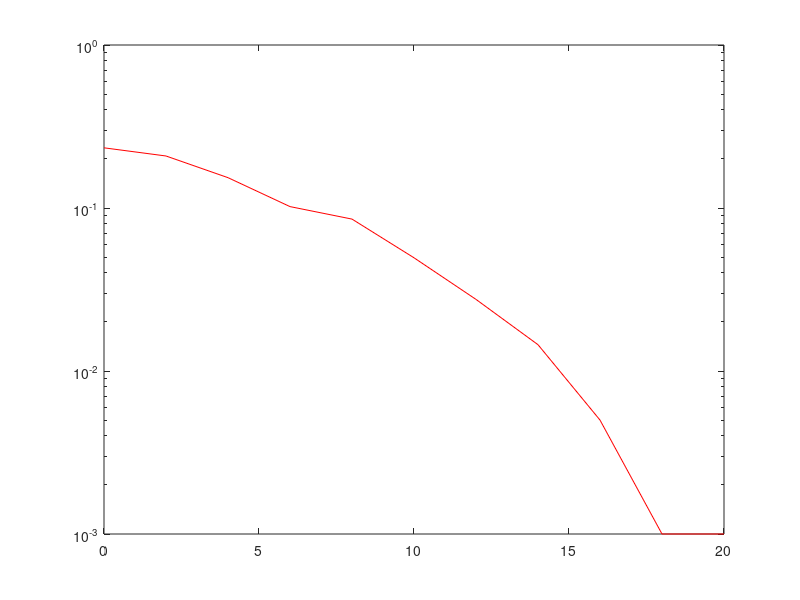

The MATLAB source for this figure:
%CNN-AMC github coherent communication implementation
rng default

%{
M=64;
insig = randi([0 M-1],2000,1);
tx = qammod(insig,M);
snr = 0:2:20;
for i=1:length(snr)
    coff=10^(-i/10);
    newtx=tx+sqrt(coff/2)*(randn(size(tx))+sqrt(-1)*randn(size(tx)));
    rx=newtx/sqrt((1+coff));
   
    outsig = qamdemod(rx,M);
    ber(i) = mean(insig~=outsig);
end
semilogy(snr,ber,'r-')
%}



M=4;
insig = randi([0 M-1],2000,1);
tx = pskmod(insig,M,pi/M);
snr = 0:2:20;
for i=1:length(snr)
    coff=10^(-i/10);
    newtx=tx+sqrt(coff/2)*(randn(size(tx))+sqrt(-1)*randn(size(tx)));
    rx=newtx/sqrt((1+coff));
   
    outsig = pskdemod(rx,M,pi/M);
    ber(i) = mean(insig~=outsig);
end
semilogy(snr,ber,'r-')